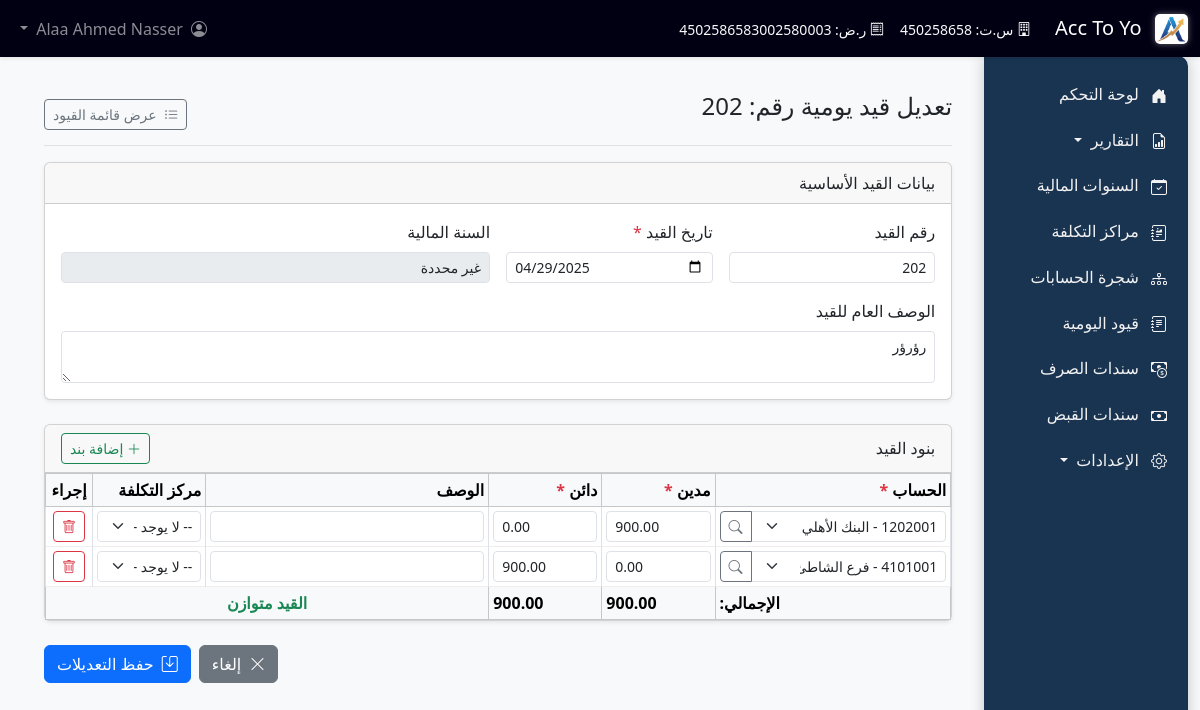
Screenshot of /journal_vouchers/edit/8 (signed in) with the database file from the repository.
### tables this page shows
CREATE TABLE "journal_vouchers" (
	"id"	INTEGER,
	"voucher_number"	INTEGER NOT NULL,
	"voucher_date"	DATE NOT NULL,
	"financial_year_id"	INTEGER NOT NULL,
	"description"	TEXT,
	"total_debit"	REAL DEFAULT 0.0,
	"total_credit"	REAL DEFAULT 0.0,
	"is_posted"	INTEGER DEFAULT 0,
	"created_by_user_id"	INTEGER NOT NULL,
	"created_at"	TIMESTAMP DEFAULT CURRENT_TIMESTAMP,
	"posted_by"	INTEGER,
	"posted_at"	TIMESTAMP,
	"payment_voucher_id"	INTEGER,
	"updated_by_user_id"	INTEGER,
	"updated_at"	TIMESTAMP,
	"receipt_voucher_id"	INTEGER,
	PRIMARY KEY("id" AUTOINCREMENT),
	FOREIGN KEY("created_by_user_id") REFERENCES "users"("id") ON DELETE SET NULL,
	FOREIGN KEY("financial_year_id") REFERENCES "financial_years"("id") ON DELETE RESTRICT,
	FOREIGN KEY("payment_voucher_id") REFERENCES "payment_vouchers"("id") ON DELETE SET NULL,
	FOREIGN KEY("posted_by") REFERENCES "users"("id") ON DELETE SET NULL,
	FOREIGN KEY("receipt_voucher_id") REFERENCES "receipt_vouchers"("id") ON DELETE SET NULL,
	FOREIGN KEY("updated_by_user_id") REFERENCES "users"("id") ON DELETE SET NULL
);

CREATE TABLE journal_voucher_details (
                id INTEGER PRIMARY KEY AUTOINCREMENT,
                voucher_id INTEGER NOT NULL,
                account_id INTEGER NOT NULL,
                debit REAL DEFAULT 0.0,
                credit REAL DEFAULT 0.0,
                description TEXT,
                cost_center_id INTEGER, payment_voucher_id INTEGER REFERENCES payment_vouchers(id) ON DELETE SET NULL, receipt_voucher_id INTEGER REFERENCES receipt_vouchers(id) ON DELETE SET NULL, -- يمكن أن يكون NULL
                FOREIGN KEY (voucher_id) REFERENCES journal_vouchers (id) ON DELETE CASCADE, -- إذا حذف القيد الرئيسي، تحذف تفاصيله
                FOREIGN KEY (account_id) REFERENCES accounts (id) ON DELETE RESTRICT, -- منع حذف الحساب إذا استخدم في قيد
                FOREIGN KEY (cost_center_id) REFERENCES cost_centers (id) ON DELETE SET NULL -- إذا حذف مركز التكلفة، يصبح الحقل NULL
            );

CREATE TABLE accounts (
                id INTEGER PRIMARY KEY AUTOINCREMENT,
                code TEXT NOT NULL UNIQUE,       -- رمز الحساب (فريد)
                name TEXT NOT NULL,              -- اسم الحساب
                account_type INTEGER NOT NULL,   -- نوع الحساب (رقم يشير إلى النوع)
                parent_id INTEGER,               -- الحساب الأب (للهيكلية الشجرية)
                is_active INTEGER DEFAULT 1,     -- هل الحساب نشط؟ (1=نعم, 0=لا)
                allows_posting INTEGER DEFAULT 1,-- هل يسمح بالترحيل المباشر؟ (1=نعم, 0=لا)
                created_at TIMESTAMP DEFAULT CURRENT_TIMESTAMP,
                -- تعريف المفتاح الخارجي للعلاقة مع النفس (الأب)
                FOREIGN KEY (parent_id) REFERENCES accounts (id) ON DELETE SET NULL
            );

### app.py (the view, shortened to what this page needs)
@app.route('/journal_vouchers/edit/<int:voucher_id>', methods=['GET', 'POST'])
@require_login
def edit_journal_voucher(voucher_id):
    conn = None
    try:
        conn = get_db()
        cursor = conn.cursor()
        if request.method == 'GET':
            cursor.execute("""
                SELECT jv.*, fy.year_name
                FROM journal_vouchers jv
                LEFT JOIN financial_years fy ON jv.financial_year_id = fy.id
                WHERE jv.id = ?
            """, (voucher_id,))
            voucher_data = cursor.fetchone()
            if not voucher_data:
                flash('القيد المطلوب غير موجود.', 'danger')
                return redirect(url_for('list_journal_vouchers'))
            cursor.execute("""
                SELECT jvd.*, a.name as account_name, a.code as account_code, cc.name as cost_center_name
                FROM journal_voucher_details jvd
                LEFT JOIN accounts a ON jvd.account_id = a.id
                LEFT JOIN cost_centers cc ON jvd.cost_center_id = cc.id
                WHERE jvd.voucher_id = ? ORDER BY jvd.id
            """, (voucher_id,))
            details_data = cursor.fetchall()
            cursor.execute("SELECT id, code, name FROM accounts WHERE allows_posting = 1 AND is_active = 1 ORDER BY code")
            posting_accounts = cursor.fetchall()
            cursor.execute("SELECT id, name FROM cost_centers ORDER BY name")
            cost_centers = cursor.fetchall()
            voucher_dict = dict(voucher_data)
            voucher_dict['details'] = [dict(row) for row in details_data] # تحويل الصفوف إلى قواميس
            if isinstance(voucher_dict.get('voucher_date'), str):
                 try:
                     voucher_dict['voucher_date'] = datetime.strptime(voucher_dict['voucher_date'], '%Y-%m-%d').date()
                 except ValueError:
                     flash("تنسيق تاريخ القيد غير صحيح.", "warning")
                     voucher_dict['voucher_date'] = None # أو قيمة افتراضية
            return render_template(
                'edit_journal_voucher.html',
                voucher=voucher_dict, # تمرير القاموس المدمج
                posting_accounts=posting_accounts,
                cost_centers=cost_centers
            )
    except sqlite3.Error as e:
        flash(f"حدث خطأ في قاعدة البيانات: {e}", 'danger')
        return redirect(url_for('list_journal_vouchers')) # أو صفحة خطأ مناسبة
    finally:
        if conn:
            conn.close()

### app.py (called while the page is built)
@app.before_request
def handle_fiscal_years_alias():
    try:
        conn = get_db()
        cursor = conn.cursor()
        cursor.execute("SELECT name FROM sqlite_master WHERE type='table' AND name='fiscal_years'")
        if not cursor.fetchone():
            cursor.execute("CREATE VIEW IF NOT EXISTS fiscal_years AS SELECT * FROM financial_years")
            conn.commit()
    except sqlite3.Error as e:
        print(f"خطأ في إنشاء fiscal_years view: {e}")
    finally:
        if conn:
            conn.close()

def is_logged_in():
    return 'user_id' in session

def require_login(f):
    @wraps(f)
    def decorated_function(*args, **kwargs):
        if not is_logged_in():
            flash('الرجاء تسجيل الدخول للوصول إلى هذه الصفحة.', 'warning')
            return redirect(url_for('login', next=request.url)) # تمرير الصفحة المطلوبة بعد تسجيل الدخول
        return f(*args, **kwargs)
    return decorated_function

def get_company_profile():
    company_profile_path = os.path.join(os.path.dirname(__file__), 'company_profile.json')
    try:
        with open(company_profile_path, 'r', encoding='utf-8') as file:
            company_profile = json.load(file)
    except Exception as e:
        company_profile = {
            "companyName": "شركة مستويات التشغيل للمقاولات",
            "commercialRegistrationNumber": "450258658",
            "taxIdentificationNumber": "450258658300258",
            "logoPath": "assets/images/logo.png"
        }
        print(f"خطأ في قراءة ملف معلومات الشركة: {e}")
    if 'logoPath' in company_profile:
        if not company_profile['logoPath'].startswith('static/'):
            company_profile['logoPath'] = 'assets/images/logo.png'
    return company_profile

@app.context_processor
def inject_company_profile():
    return {'company_profile': get_company_profile()}

### database.py (called while the page is built)
def get_db():
    conn = sqlite3.connect(DATABASE_NAME)
    conn.row_factory = sqlite3.Row
    conn.execute("PRAGMA foreign_keys = ON")
    return conn

### templates/edit_journal_voucher.html (shortened to what this page needs)
{% extends 'base.html' %}
{% block content %}
<div class="container-fluid">
    <div class="d-flex justify-content-between flex-wrap flex-md-nowrap align-items-center pt-3 pb-2 mb-3 border-bottom">
        <h1 class="h2 page-title">تعديل قيد يومية رقم: {{ voucher.voucher_number }}</h1>
        <div>
             <a href="{{ url_for('list_journal_vouchers') }}" class="btn btn-sm btn-outline-secondary">
                <i class="bi bi-list-ul me-1"></i> عرض قائمة القيود
            </a>
        </div>
    </div>
    <form id="voucher-form" action="{{ url_for('edit_journal_voucher', voucher_id=voucher.id) }}" method="POST">
        <div class="card mb-4 shadow-sm">
            <div class="card-header">
                بيانات القيد الأساسية
            </div>
            <div class="card-body">
                <div class="row g-3">
                    <div class="col-md-3">
                        <label for="voucher_number" class="form-label">رقم القيد</label>
                        <input type="text" class="form-control form-control-sm" id="voucher_number" name="voucher_number"
                               value="{{ voucher.voucher_number }}" readonly>
                    </div>
                    <div class="col-md-3">
                        <label for="voucher_date" class="form-label">تاريخ القيد <span class="text-danger">*</span></label>
                        <input type="date" class="form-control form-control-sm" id="voucher_date" name="voucher_date"
                               value="{{ voucher.voucher_date if voucher.voucher_date else '' }}" required>
                    </div>
                    <div class="col-md-6">
                        <label for="financial_year_id" class="form-label">السنة المالية</label>
                        <input type="text" class="form-control form-control-sm" id="financial_year_name"
                               value="{{ voucher.financial_year.year_name if voucher.financial_year else 'غير محددة' }}" readonly disabled>
                    </div>
                    <div class="col-12">
                        <label for="description" class="form-label">الوصف العام للقيد</label>
                        <textarea class="form-control form-control-sm" id="description" name="description" rows="2">{{ voucher.description }}</textarea>
                    </div>
                </div>
            </div>
        </div>
        <div class="card mb-4 shadow-sm">
            <div class="card-header d-flex justify-content-between align-items-center">
                <span>بنود القيد</span>
                <button type="button" id="add-row-btn" class="btn btn-sm btn-outline-success">
                    <i class="bi bi-plus-lg"></i> إضافة بند
                </button>
            </div>
            <div class="card-body p-0">
                <div class="table-responsive">
                    <table class="table table-sm table-bordered table-hover mb-0" id="voucher-details-table">
                        <thead class="table-light">
                            <tr>
                                <th style="width: 25%;">الحساب <span class="text-danger">*</span></th>
                                <th style="width: 12%;">مدين <span class="text-danger">*</span></th>
                                <th style="width: 12%;">دائن <span class="text-danger">*</span></th>
                                <th style="width: 30%;">الوصف</th>
                                <th style="width: 12%;">مركز التكلفة</th>
                                <th style="width: 5%;" class="text-center">إجراء</th>
                            </tr>
                        </thead>
                        <tbody id="details-tbody">
                            {% for item in voucher.details %}
                            <tr class="detail-row">
                                <td>
                                    <div class="input-group input-group-sm">
                                        <select name="account_id[]" class="form-select form-select-sm account-select" required>
                                            {% for acc in posting_accounts %}
                                            <option value="{{ acc.id }}" {% if acc.id == item.account_id %}selected{% endif %}>{{ acc.code }} - {{ acc.name }}</option>
                                            {% endfor %}
                                        </select>
                                        <button type="button" class="btn btn-outline-secondary search-account-btn" title="بحث عن حساب">
                                            <i class="bi bi-search"></i>
                                        </button>
                                    </div>
                                </td>
                                <td><input type="text" name="debit[]" class="form-control form-control-sm debit-input text-end" value="{{ '%.2f'|format(item.debit or 0.00) }}" pattern="^\d*([.,]\d+)?$"></td>
                                <td><input type="text" name="credit[]" class="form-control form-control-sm credit-input text-end" value="{{ '%.2f'|format(item.credit or 0.00) }}" pattern="^\d*([.,]\d+)?$"></td>
                                <td><input type="text" name="detail_description[]" class="form-control form-control-sm" value="{{ item.description or '' }}"></td>
                                <td>
                                    <select name="cost_center_id[]" class="form-select form-select-sm">
                                        <option value="None" {% if not item.cost_center_id %}selected{% endif %}>-- لا يوجد --</option>
                                    </select>
                                </td>
                                <td class="text-center">
                                    <button type="button" class="btn btn-sm btn-outline-danger remove-row-btn" title="حذف البند"><i class="bi bi-trash"></i></button>
                                </td>
                            </tr>
                            {% endfor %}
                        </tbody>
                        <tfoot>
                            <tr class="table-light">
                                <th class="text-end">الإجمالي:</th>
                                <td class="text-end"><strong id="total-debit">0.00</strong></td>
                                <td class="text-end"><strong id="total-credit">0.00</strong></td>
                                <td colspan="3" id="balance-status" class="text-center"></td>
                            </tr>
                        </tfoot>
                    </table>
                </div>
            </div>
        </div>
        <div class="mt-4 d-flex justify-content-end">
            <a href="{{ url_for('list_journal_vouchers') }}" class="btn btn-secondary me-2">
                <i class="bi bi-x-lg me-1"></i> إلغاء
            </a>
            <button type="submit" class="btn btn-primary" id="save-voucher-btn">
                <i class="bi bi-save me-1"></i> حفظ التعديلات
            </button>
        </div>
    </form>
</div>
{% endblock %}

### static/css/custom_style.css (style rules this page uses)
.page-title { font-size: 1.5rem; margin-bottom: 1rem; }
.table tbody tr { border-bottom: 1px solid #eee; }

### templates/base.html (style rules this page uses)
body { padding-top: 56px; background-color: #f8f9fa; }
html { scroll-behavior: smooth; }

### rows the page displays
journal_vouchers: voucher_number "202", description "رؤرؤر"
journal_voucher_details: account.code "1202001 - البنك الأهلي", debit "900.00", credit "0.00"
journal_voucher_details: account.code "4101001 - فرع الشاطئ", debit "0.00", credit "900.00"

### other values shown
{{ company_profile.companyName if company_profile else "Acc Too You" }} "Acc To Yo"
{{ company_profile.commercialRegistrationNumber if company_profile }} "450258658"
{{ company_profile.taxIdentificationNumber if company_profile }} "4502586583002580003"
{{ session.full_name or session.username }} "Alaa Ahmed Nasser"
